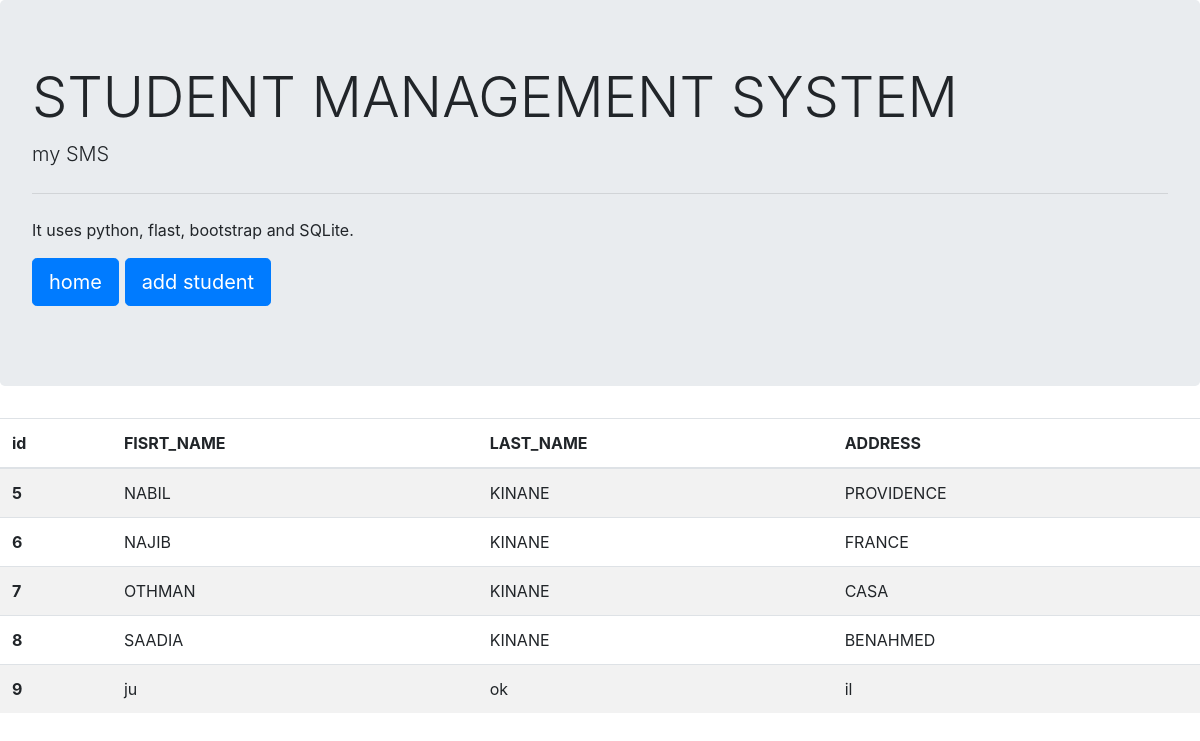
The page /Home on the database its author committed.
### tables this page shows
CREATE TABLE contact_details 
(
id INTEGER PRIMARY KEY AUTOINCREMENT,
FISRT_NAME TEXT,
LAST_NAME TEXT  ,
ADDRESS TEXT 
);

### app.py (the view)
@app.route('/')
@app.route('/Home')
def homepage():
    student_data = query_contact_details()
    return render_template('home.html', student_data=student_data)

### app.py (called while the page is built)
def query_contact_details():
    cnxn = sqlite3.connect(db_local)
    c = cnxn.cursor()
    c.execute("""
    select * from   CONTACT_DETAILS
    """)
    student_data = c.fetchall()
    return student_data

### templates/home.html (shortened to what this page needs)
<!doctype html>
<html lang="en">
<head>
    <link rel="stylesheet" href="https://cdn.jsdelivr.net/npm/bootstrap@4.0.0/dist/css/bootstrap.min.css"
>
</head>
<body>
<div class="jumbotron">
    <h1 class="display-4">STUDENT MANAGEMENT SYSTEM</h1>
    <p class="lead">my SMS</p>
    <hr class="my-4">
    <p>It uses python, flast, bootstrap and SQLite.</p>
    <p class="lead">
        <a class="btn btn-primary btn-lg" href="{{ url_for ('homepage')}}" role="button">home</a>
        <a class="btn btn-primary btn-lg" href="{{ url_for ('addstudent')}}" role="button">add student</a>
    </p>
</div>
<table class="table table-striped">
    <thead>
    <tr>
        <th scope="col">id</th>
        <th scope="col">FISRT_NAME</th>
        <th scope="col">LAST_NAME</th>
        <th scope="col">ADDRESS</th>
    </tr>
    </thead>
    <tbody>
    {% for student in student_data :%}
    <tr>
        <th scope="row">{{ student[0] }}</th>
        <td>{{ student[1] }}</td>
        <td>{{ student[2] }}</td>
        <td>{{ student[3] }}</td>
    </tr>
    {% endfor %}
    </tbody>
</table>
</body>
</html>

### rows shown on the page
contact_details: id "5", FISRT_NAME "NABIL", LAST_NAME "KINANE", ADDRESS "PROVIDENCE"
contact_details: id "6", FISRT_NAME "NAJIB", LAST_NAME "KINANE", ADDRESS "FRANCE"
contact_details: id "7", FISRT_NAME "OTHMAN", LAST_NAME "KINANE", ADDRESS "CASA"
contact_details: id "8", FISRT_NAME "SAADIA", LAST_NAME "KINANE", ADDRESS "BENAHMED"
contact_details: id "9", FISRT_NAME "ju", LAST_NAME "ok", ADDRESS "il"
